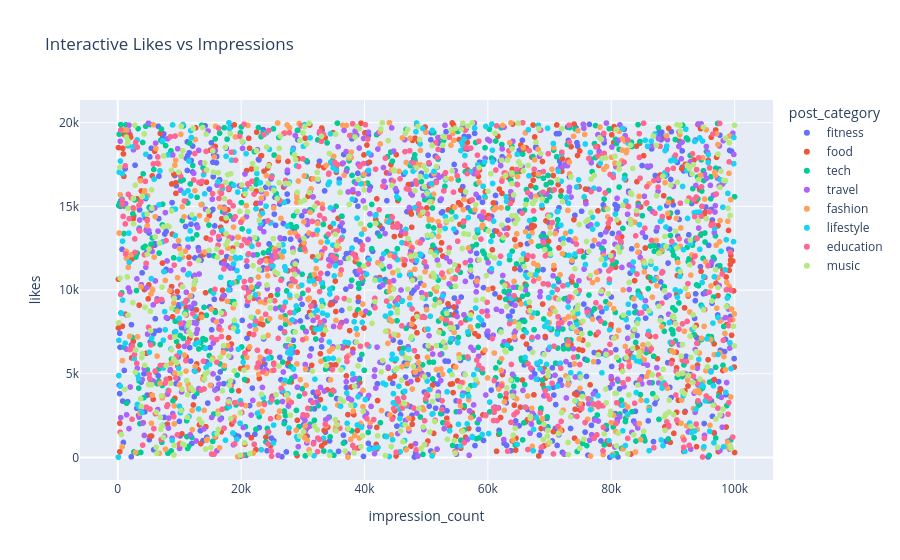

Notebook code cell kept with this figure:
### Code cell
import plotly.express as px

fig = px.scatter(
    df,
    x="impression_count",
    y="likes",
    color="post_category",
    hover_data=["country", "post_type", "sentiment"],
    title="Interactive Likes vs Impressions"
)

fig.show()

### Figure 1 — Plotly figure (JSON) as saved in the notebook; plotly's stock layout.template omitted (floating-point values rounded to 4 significant figures; data arrays with more than 128 entries replaced by an {"elided": "..."} marker saying what was removed)
{"data": [{"customdata": {"elided": "675x3 str values"}, "hovertemplate": "post_category=fitness<br>impression_count=%{x}<br>likes=%{y}<br>country=%{customdata[0]}<br>post_type=%{customdata[1]}<br>sentiment=%{customdata[2]}<extra></extra>", "legendgroup": "fitness", "marker": {"color": "#636efa", "symbol": "circle"}, "mode": "markers", "name": "fitness", "showlegend": true, "type": "scattergl", "x": {"elided": "675 int values"}, "xaxis": "x", "y": {"elided": "675 float values"}, "yaxis": "y"}, {"customdata": {"elided": "593x3 str values"}, "hovertemplate": "post_category=food<br>impression_count=%{x}<br>likes=%{y}<br>country=%{customdata[0]}<br>post_type=%{customdata[1]}<br>sentiment=%{customdata[2]}<extra></extra>", "legendgroup": "food", "marker": {"color": "#EF553B", "symbol": "circle"}, "mode": "markers", "name": "food", "showlegend": true, "type": "scattergl", "x": {"elided": "593 int values"}, "xaxis": "x", "y": {"elided": "593 float values"}, "yaxis": "y"}, {"customdata": {"elided": "665x3 str values"}, "hovertemplate": "post_category=tech<br>impression_count=%{x}<br>likes=%{y}<br>country=%{customdata[0]}<br>post_type=%{customdata[1]}<br>sentiment=%{customdata[2]}<extra></extra>", "legendgroup": "tech", "marker": {"color": "#00cc96", "symbol": "circle"}, "mode": "markers", "name": "tech", "showlegend": true, "type": "scattergl", "x": {"elided": "665 int values"}, "xaxis": "x", "y": {"elided": "665 float values"}, "yaxis": "y"}, {"customdata": {"elided": "600x3 str values"}, "hovertemplate": "post_category=travel<br>impression_count=%{x}<br>likes=%{y}<br>country=%{customdata[0]}<br>post_type=%{customdata[1]}<br>sentiment=%{customdata[2]}<extra></extra>", "legendgroup": "travel", "marker": {"color": "#ab63fa", "symbol": "circle"}, "mode": "markers", "name": "travel", "showlegend": true, "type": "scattergl", "x": {"elided": "600 int values"}, "xaxis": "x", "y": {"elided": "600 float values"}, "yaxis": "y"}, {"customdata": {"elided": "594x3 str values"}, "hovertemplate": "post_category=fashion<br>impression_count=%{x}<br>likes=%{y}<br>country=%{customdata[0]}<br>post_type=%{customdata[1]}<br>sentiment=%{customdata[2]}<extra></extra>", "legendgroup": "fashion", "marker": {"color": "#FFA15A", "symbol": "circle"}, "mode": "markers", "name": "fashion", "showlegend": true, "type": "scattergl", "x": {"elided": "594 int values"}, "xaxis": "x", "y": {"elided": "594 float values"}, "yaxis": "y"}, {"customdata": {"elided": "607x3 str values"}, "hovertemplate": "post_category=lifestyle<br>impression_count=%{x}<br>likes=%{y}<br>country=%{customdata[0]}<br>post_type=%{customdata[1]}<br>sentiment=%{customdata[2]}<extra></extra>", "legendgroup": "lifestyle", "marker": {"color": "#19d3f3", "symbol": "circle"}, "mode": "markers", "name": "lifestyle", "showlegend": true, "type": "scattergl", "x": {"elided": "607 int values"}, "xaxis": "x", "y": {"elided": "607 float values"}, "yaxis": "y"}, {"customdata": {"elided": "631x3 str values"}, "hovertemplate": "post_category=education<br>impression_count=%{x}<br>likes=%{y}<br>country=%{customdata[0]}<br>post_type=%{customdata[1]}<br>sentiment=%{customdata[2]}<extra></extra>", "legendgroup": "education", "marker": {"color": "#FF6692", "symbol": "circle"}, "mode": "markers", "name": "education", "showlegend": true, "type": "scattergl", "x": {"elided": "631 int values"}, "xaxis": "x", "y": {"elided": "631 float values"}, "yaxis": "y"}, {"customdata": {"elided": "635x3 str values"}, "hovertemplate": "post_category=music<br>impression_count=%{x}<br>likes=%{y}<br>country=%{customdata[0]}<br>post_type=%{customdata[1]}<br>sentiment=%{customdata[2]}<extra></extra>", "legendgroup": "music", "marker": {"color": "#B6E880", "symbol": "circle"}, "mode": "markers", "name": "music", "showlegend": true, "type": "scattergl", "x": {"elided": "635 int values"}, "xaxis": "x", "y": {"elided": "635 float values"}, "yaxis": "y"}], "layout": {"legend": {"title": {"text": "post_category"}, "tracegroupgap": 0}, "title": {"text": "Interactive Likes vs Impressions"}, "xaxis": {"anchor": "y", "domain": [0, 1], "title": {"text": "impression_count"}}, "yaxis": {"anchor": "x", "domain": [0, 1], "title": {"text": "likes"}}}}
